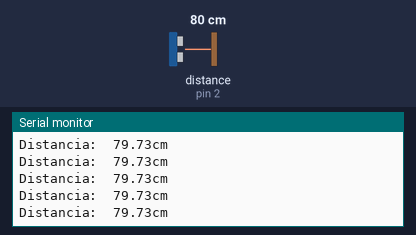
Bench run of a sketch on a simulated Arduino Uno, built with avr-gcc and run on an emulated ATmega328P. Shown: the last lines printed to the serial monitor. Wiring (inferred from the names in the program): ultrasonic range finder: trigger pin 3; echo pin 2. Inputs (shaded band) come from the test bench; at power-on: distance to the obstacle (sensor on pin 2) 80 cm. The echo pulse lasts 58.3 µs per cm.

Above: at 1.2 s.
1.3 s: distance to the obstacle (sensor on pin 2) set to 2 cm
At 1.38 s:
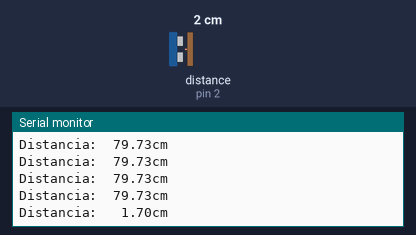
3.2 s: distance to the obstacle (sensor on pin 2) set to 120 cm
At 3.3 s:
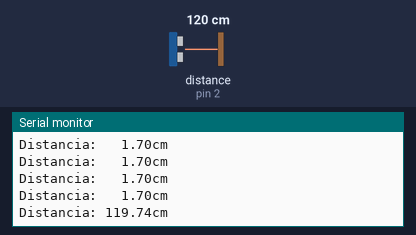
5.2 s: distance to the obstacle (sensor on pin 2) set to 18 cm
At 5.24 s:
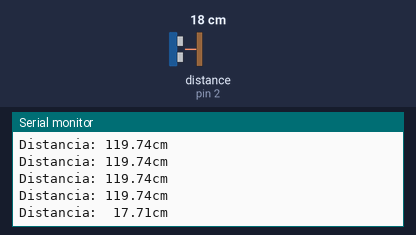
8.2 s: distance to the obstacle (sensor on pin 2) set to 250 cm
At 8.31 s:
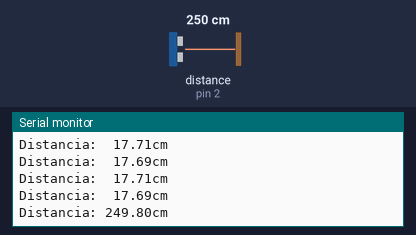
14.2 s: distance to the obstacle (sensor on pin 2) set to 35 cm
At 14.2 s:
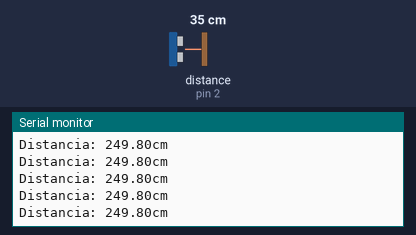
Timing chart, 0 to 17.2 s (numbered marks = the images above; inputs shaded):
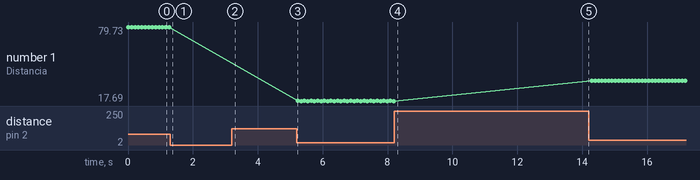

The sketch:

01_radar_ultrasonico.ino
```cpp
/*
  Dispositivo: radar ultrasónico

  Entrada: digital
  Salida: digital y puerto serie
*/

// Pines digitales
int iPin_Echo = 2;
int iPin_Trigger = 3;

// Cálculo de distancia
int iTiempo;
float fDistancia;
float fVelocidad = 0.03432;

/*
  Tamaño del arreglo de caracteres
  que almacenará la cadena formateada,
  incluyendo el carácter nulo (\0) que
  marca el final de la cadena en C.
*/

char buffer[20];

// Tamaño del arreglo de caracteres
// que almacenará el valor casteado
char sDistancia[10];

void setup()
{
  // Pin digital como entrada
  pinMode(iPin_Echo, INPUT);

  // Pin digital como salida
  pinMode(iPin_Trigger, OUTPUT);

  // Inicialización del puerto serie
  Serial.begin(9600);
}

void loop()
{
  /*
     Estabilización: asegura que el 'trigger' esté
     completamente en estado bajo antes de iniciar
     un nuevo pulso, limpiando cualquier señal
     residual.
  */

  digitalWrite(iPin_Trigger, LOW);
  delayMicroseconds(5);

  /*
     Generación del puso: garantiza que el 'trigger'
     esté en estado alto el tiempo suficiente, al
     menos 10 µs, para generar un pulso eléctrico.
  */

  digitalWrite(iPin_Trigger, HIGH);
  delayMicroseconds(10);
  digitalWrite(iPin_Trigger, LOW);

  /*
     Medición del tiempo de 'echo'
     en detectar un valor alto.

     Agregar un delay antes de llamar a 'pulseIn' no
     mejora la precisión y de hecho podría retrasar
     el inicio de la medición del 'echo'.
  */

  iTiempo = pulseIn(iPin_Echo, HIGH);

  /*
    La función 'pulseIn' devuelve la longitud
    del pulso en microsegundos (ida y vuelta).

    La velocidad del sonido en el aire
    (a una temperatura de 20°C) es de 343.2 m/s.

    Si deseamos calcular la distancia en cm,
    debemos obtener la equivalencia en cm/µs
    respecto a la velocidad del sonido:

    (343.2m/s)(100cm / 1m)(1s / 1e+6µs) = 0.03432cm/µs

    Además, no hay que olvidar dividir el tiempo
    a la mitad. Por lo tanto:
  */

  fDistancia = (iTiempo / 2.0) * fVelocidad;

  // Conversión de un valor flotante a una cadena
  // dtostrf(float_entrada, no_char, no_deci, string_salida);
  dtostrf(fDistancia, 6, 2, sDistancia);

  // Cadena formateada
  sprintf(buffer, "Distancia: %scm", sDistancia);
  Serial.println(buffer);

  delay(100);
}
```

Measured:
- after the input at 1.3 s, the serial monitor: prints a new line after 0.07 s (image 1)
- after the input at 3.2 s, the serial monitor: prints a new line after 0.10 s (image 2)
- after the input at 5.2 s, the serial monitor: prints a new line at once (image 3)
- after the input at 8.2 s, the serial monitor: prints a new line after 0.11 s (image 4)
- plotted number 1: 79.73 → 17.69 after the input at 5.2 s, 17.69 → 34.7 after the input at 14.2 s
